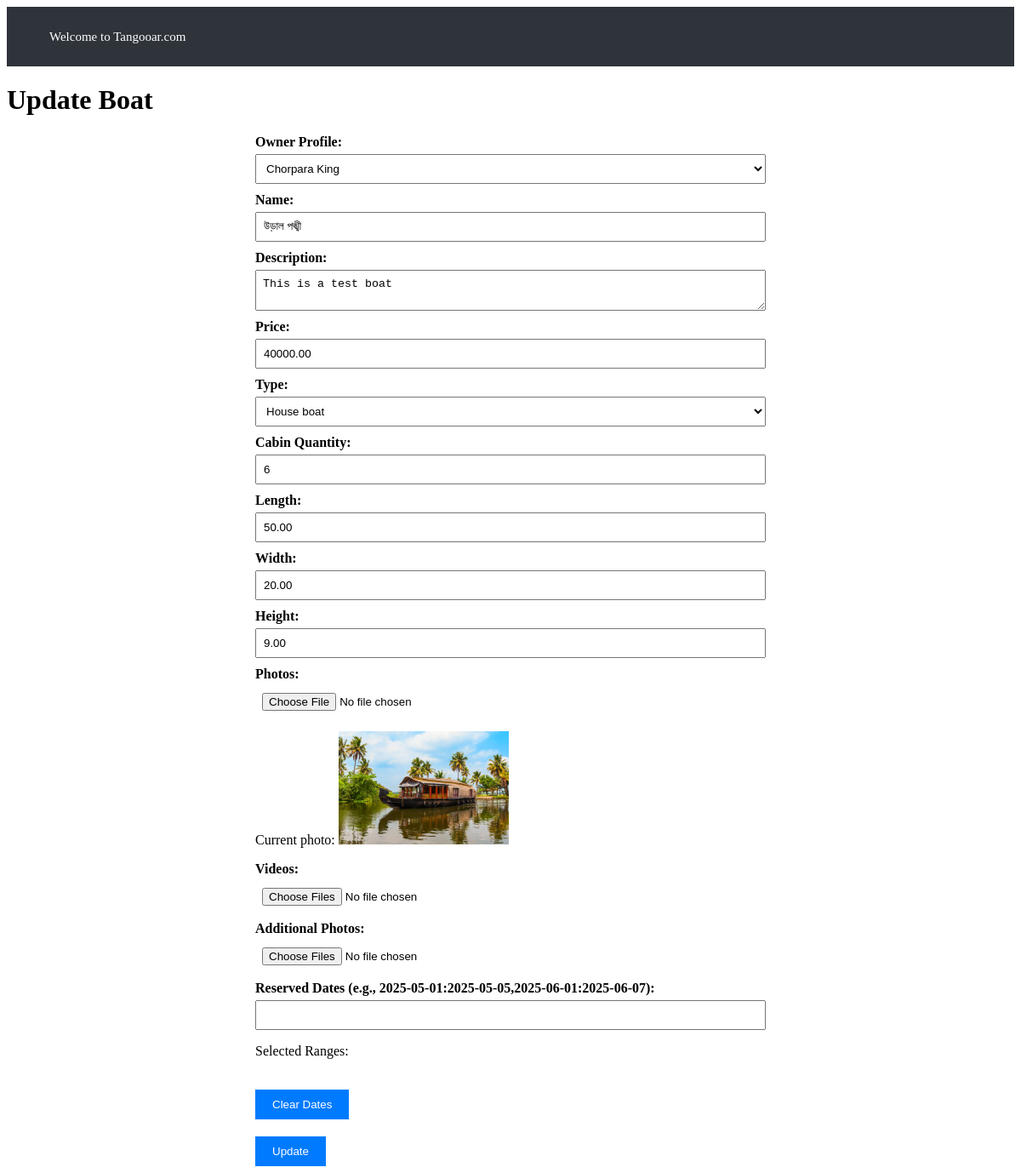
Page /boats/update/1/ on the committed database.
### boats/models.py (models this page shows, shortened)
class Boat(models.Model):
    owner_profile = models.ForeignKey(BoatOwnerProfile, on_delete=models.CASCADE, related_name='boats')
    name = models.CharField(max_length=255)
    description = models.TextField(blank=True, null=True)
    price = models.DecimalField(max_digits=10, decimal_places=2)
    type = models.CharField(
        max_length=50,
        choices=[('House boat', 'House boat'), ('Semi House boat', 'Semi House boat'), ('Traditional boat', 'Traditional boat')]
    )
    cabin_quantity = models.IntegerField()
    is_reserved = models.BooleanField(default=False)
    booked_dates = models.TextField(blank=True, null=True)
    length = models.DecimalField(max_digits=10, decimal_places=2, blank=True, null=True)
    width = models.DecimalField(max_digits=10, decimal_places=2, blank=True, null=True)
    height = models.DecimalField(max_digits=10, decimal_places=2, blank=True, null=True)
    photos = models.ImageField(upload_to='images/', blank=True, null=True)
    videos = models.FileField(upload_to='videos/', blank=True, null=True)
    multiple_photos = models.ManyToManyField('Photo', blank=True)
    created_by = models.IntegerField(blank=True, null=True)
    created_at = models.DateTimeField(auto_now_add=True)
    updated_by = models.IntegerField(blank=True, null=True)
    updated_at = models.DateTimeField(auto_now=True)
    deleted_by = models.IntegerField(blank=True, null=True)
    deleted_at = models.DateTimeField(blank=True, null=True)

class BoatOwnerProfile(models.Model):
    user = models.OneToOneField(User, on_delete=models.CASCADE, related_name='boat_owner_profile')
    company_name = models.CharField(max_length=255)
    address = models.TextField()
    contact_number = models.CharField(max_length=15, blank=True, null=True)
    email = models.EmailField(blank=True, null=True)
    created_at = models.DateTimeField(auto_now_add=True)
    updated_at = models.DateTimeField(auto_now=True)

### boats/views.py (the view, shortened to what this page needs)
# urls.py: path('boats/update/<int:pk>/', views.update_boat_view, name='update_boat'),
@csrf_exempt
def update_boat_view(request, pk):
    boat = get_object_or_404(Boat, pk=pk)
    form = BoatForm(instance=boat)
    context = {
        'boat': boat,
        'owners': BoatOwnerProfile.objects.all(),
        'form': form
    }
    return render(request, 'boats/boat_update.html', context)

### boats/form.py (shortened to what this page needs)
class BoatForm(forms.ModelForm):
    class Meta:
        model = Boat
        fields = ['owner_profile', 'name', 'description', 'price', 'type', 'cabin_quantity', 'length', 'width', 'height', 'booked_dates', 'photos']
        widgets = {
            'booked_dates': forms.TextInput(attrs={'id': 'booked_dates'}),
            'description': forms.Textarea(attrs={'rows': 4}),
        }

### boats/templates/boats/boat_update.html (shortened to what this page needs)
{% extends 'base.html' %}
{% block content %}
    <h1>Update Boat</h1>
    <form method="post" enctype="multipart/form-data">
        <label for="owner_profile">Owner Profile:</label>
        <select name="owner_profile" id="owner_profile" required>
            {% for owner in owners %}
            <option value="{{ owner.id }}" {% if owner.id == boat.owner_profile.id %}selected{% endif %}>
                {{ owner.company_name }}
            </option>
            {% endfor %}
        </select><br>
        <label for="name">Name:</label>
        <input type="text" name="name" id="name" value="{{ boat.name }}" required><br>
        <label for="description">Description:</label>
        <textarea name="description" id="description">{{ boat.description|default_if_none:"" }}</textarea><br>
        <label for="price">Price:</label>
        <input type="number" name="price" id="price" step="0.01" value="{{ boat.price }}" required><br>
        <label for="type">Type:</label>
        <select name="type" id="type" required>
            <option value="House boat" {% if boat.type == "House boat" %}selected{% endif %}>House boat</option>
        </select><br>
        <label for="cabin_quantity">Cabin Quantity:</label>
        <input type="number" name="cabin_quantity" id="cabin_quantity" value="{{ boat.cabin_quantity }}" required><br>
        <label for="length">Length:</label>
        <input type="number" name="length" id="length" step="0.01" value="{{ boat.length|default_if_none:"" }}"><br>
        <label for="width">Width:</label>
        <input type="number" name="width" id="width" step="0.01" value="{{ boat.width|default_if_none:"" }}"><br>
        <label for="height">Height:</label>
        <input type="number" name="height" id="height" step="0.01" value="{{ boat.height|default_if_none:"" }}"><br>
        <label for="photos">Photos:</label>
        <input type="file" name="photos" id="photos" accept="image/*"><br>
        {% if boat.photos %}
            <p>Current photo: <img src="{{ boat.photos.url }}" alt="Boat Photo" style="max-width: 200px;"></p>
        {% endif %}
        <label for="videos">Videos:</label>
        <input type="file" name="videos" id="videos" accept="video/*" multiple><br>
        <label for="multiple_photos">Additional Photos:</label>
        <input type="file" name="multiple_photos" id="multiple_photos" accept="image/*" multiple><br>
        <label for="booked_dates">Reserved Dates (e.g., 2025-05-01:2025-05-05,2025-06-01:2025-06-07):</label>
        <input type="text" name="booked_dates" id="booked_dates" value="{{ boat.booked_dates|default_if_none:"" }}"><br>
        <div id="selected-ranges">
            <p>Selected Ranges:</p>
        </div>
        <button type="button" onclick="document.getElementById('booked_dates').value = ''; flatpickr('#booked_dates').clear();">Clear Dates</button><br>
        <button type="submit">Update</button>
    </form>
    <link rel="stylesheet" href="https://cdn.jsdelivr.net/npm/flatpickr/dist/flatpickr.min.css">
{% endblock %}

### boats/templates/boats/boat_update.html (style rules this page uses)
form { max-width: 600px; margin: 0 auto; }
label { display: block; margin-top: 10px; font-weight: bold; }
input, select, textarea { width: 100%; padding: 8px; margin-top: 5px; box-sizing: border-box; }
button { margin-top: 20px; padding: 10px 20px; background-color: #007bff; color: white; border: none; cursor: pointer; }

### rows in the picture
Boat: owner_profile "Chorpara King", name "উড়াল পঙ্খী", description "This is a test boat", price "40000.00", type "House boat", cabin_quantity "6", length "50.00", width "20.00", height "9.00", photos (picture)
